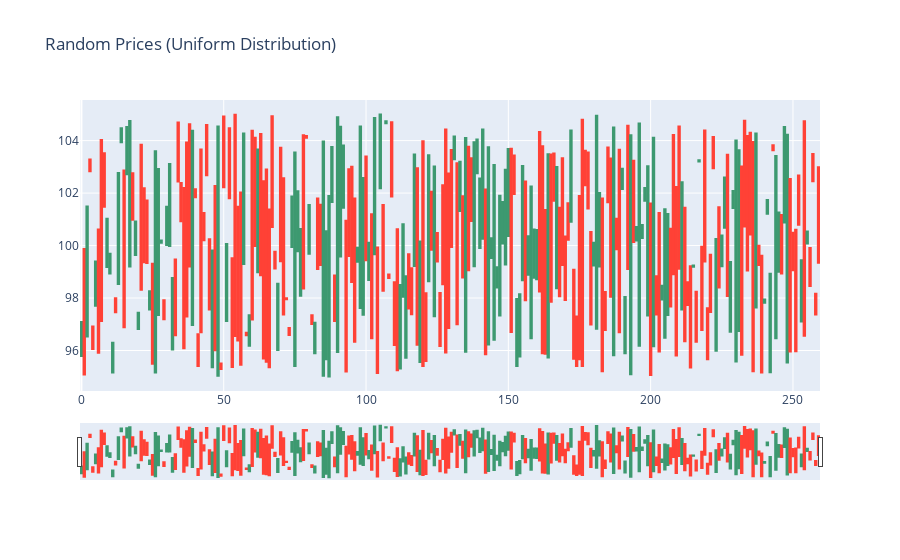

Notebook cell for this chart:
### Code cell
uniform_distr_0 = generate_sidewaystrend_ticker_data(100)

_ = plot_candles_OC(uniform_distr_0)

### Figure 1 — Plotly figure (JSON) as saved in the notebook; plotly's stock layout.template omitted (floating-point values rounded to 4 significant figures; data arrays with more than 128 entries replaced by an {"elided": "..."} marker saying what was removed)
{"data": [{"close": {"elided": "260 float values"}, "high": {"elided": "260 float values"}, "low": {"elided": "260 float values"}, "open": {"elided": "260 float values"}, "type": "candlestick", "x": {"elided": "260 int values"}}], "layout": {"title": {"text": "Random Prices (Uniform Distribution)"}}}
